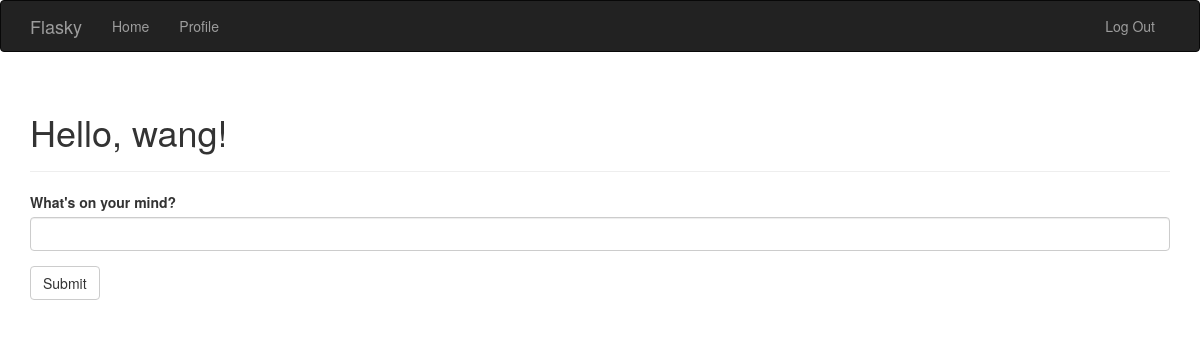
Page / (signed in) on the earlier database version.
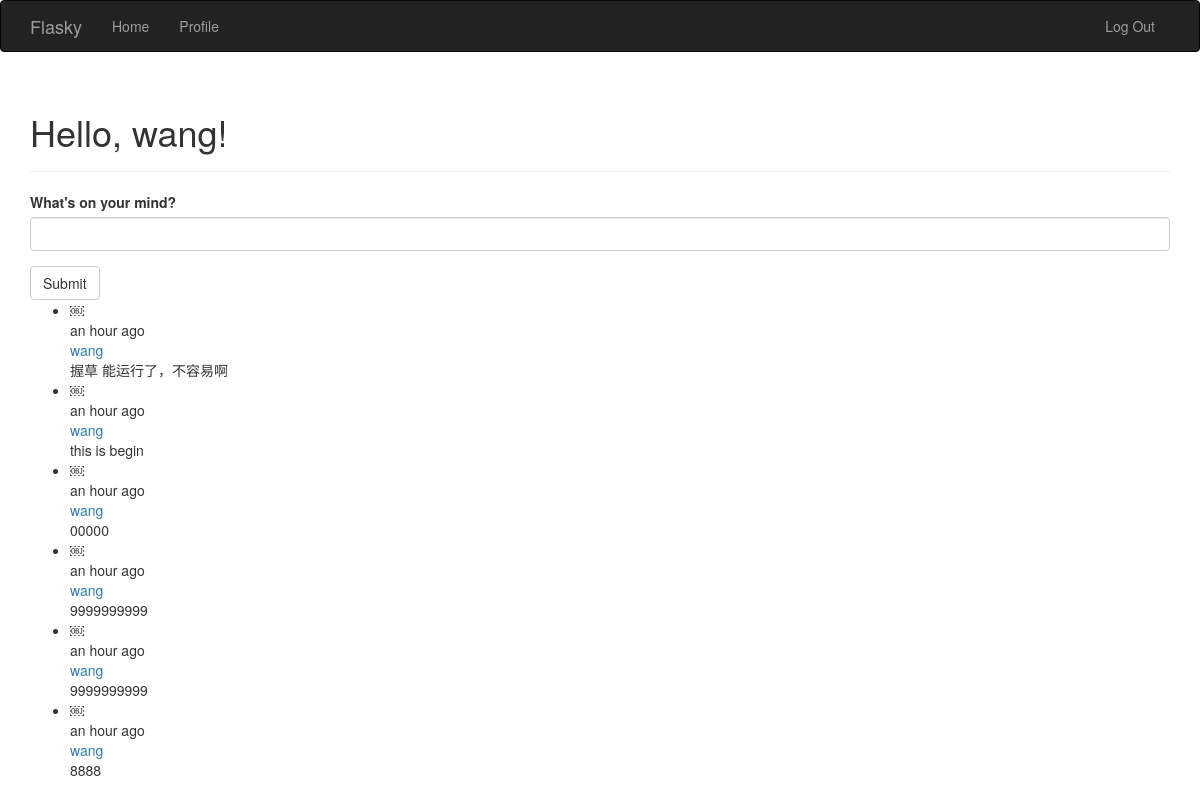
Same page on the later database version.
### hello.py (models this page shows, shortened)
class User(UserMixin, db.Model):
    __tablename__ = 'users'
    id = db.Column(db.Integer, primary_key=True)
    username = db.Column(db.String(64), unique=True, index=True)
    role_id = db.Column(db.String(64))
    password = db.Column(db.String(128))
    name = db.Column(db.String(64))
    location = db.Column(db.String(64))
    about_me = db.Column(db.Text())
    member_since = db.Column(db.DateTime(), default=datetime.utcnow)
    last_seen = db.Column(db.DateTime(), default=datetime.utcnow)
    posts = db.relationship('Post', backref='author', lazy='dynamic')

class Post(db.Model):
    __tablename__ = 'posts'
    id = db.Column(db.Integer, primary_key=True)
    body = db.Column(db.Text)
    body_html = db.Column(db.Text)
    timestamp = db.Column(db.DateTime, index=True, default=datetime.utcnow)
    author_id = db.Column(db.Integer, db.ForeignKey('users.id'))

### hello.py (the view)
@app.route('/', methods=['GET', 'POST'])
def index():
    form = PostForm()
    if current_user.Permission and \
                 form.validate_on_submit():
        post = Post(body=form.body.data, author=current_user._get_current_object())
        db.session.add(post)
        return redirect(url_for('.index'))
    posts = Post.query.order_by(Post.timestamp.desc()).all()
    return render_template('index.html', form=form, posts=posts)

### hello.py
class PostForm(Form):
    body = PageDownField("What's on your mind?", validators=[Required()])
    submit = SubmitField('Submit')

### hello.py (called while the page is built)
@login_manager.user_loader
def load_user(user_id):
    return User.query.get(int(user_id))

### templates/index.html (shortened to what this page needs)
{% extends "base.html" %}
{% import "bootstrap/wtf.html" as wtf %}
{% block page_content %}
<div class="page-header">
    <h1>Hello, {% if current_user.is_authenticated %}{{ current_user.username }}{% else %}Stranger{% endif %}!</h1>
</div>
<div>
    {% if current_user.Permission %}
    {{ wtf.quick_form(form) }}
    {% endif %}
</div>
    <ul class="posts">
    {% for post in posts %}
        <li class="post">
￼
            <div class="post-date">{{ moment(post.timestamp).fromNow() }}</div>
                <div class="post-author">
                    <a href="{{ url_for('.user', username=post.author.username) }}">
                     {{ post.author.username }}
                    </a>
                </div>
             <div class="post-body">{{ post.body }}</div>
         </li>
    {% endfor %}
    </ul>
{% endblock %}

### templates/base.html (shortened to what this page needs)
{% extends "bootstrap/base.html" %}
{% block head %}
{{ super() }}
{% endblock %}
{% block navbar %}
<div class="navbar navbar-inverse" role="navigation">
    <div class="container">
        <div class="navbar-header">
            <a class="navbar-brand" href="{{ url_for('index') }}">Flasky</a>
        </div>
        <div class="navbar-collapse collapse">
            <ul class="nav navbar-nav">
                <li><a href="{{ url_for('index') }}">Home</a></li>
        {% if current_user.is_authenticated %} <li>
           <li><a href="{{ url_for('user', username=current_user.username) }}">Profile</a></li>
        {% endif %}
            </ul>
            <ul class="nav navbar-nav navbar-right">
                {% if current_user.is_authenticated %}
                <li><a href="{{ url_for('logout') }}">Log Out</a></li>
                {% else %}
                <li><a href="{{ url_for('login') }}">Log In</a></li>
                {% endif %}
            </ul>
        </div>
    </div>
</div>
{% endblock %}
{% block content %}
<div class="container">
    {% block page_content %}{% endblock %}
</div>
{% endblock %}

Differences in the rows shown:
added Post: timestamp "an hour ago", author.username "wang", body "握草 能运行了，不容易啊"
added Post: timestamp "an hour ago", author.username "wang", body "this is begin"
added Post: timestamp "an hour ago", author.username "wang", body "00000"
added Post: timestamp "an hour ago", author.username "wang", body "9999999999"
added Post: timestamp "an hour ago", author.username "wang", body "9999999999"
added Post: timestamp "an hour ago", author.username "wang", body "8888"
